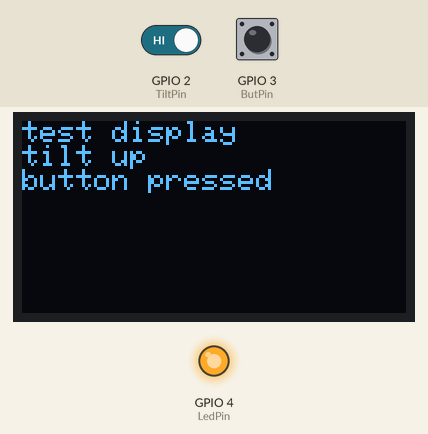
Recording of a sketch running on a simulated ESP32-C3. Parts: 128×64 one-colour display, output pins drawn as LEDs (lit = HIGH). Inputs (shaded band) come from the test bench; at power-on: GPIO 2 (TiltPin) HIGH, GPIO 3 (ButPin) HIGH. What the sketch prints to the serial monitor is not drawn.

Above: at 1.2 s.
1.3 s: GPIO 2 (TiltPin) driven LOW
At 2.0 s:
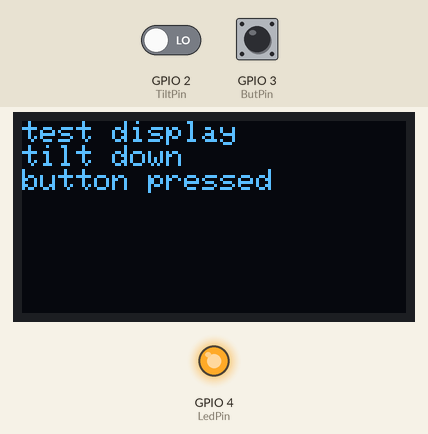
2.8 s: GPIO 3 (ButPin) pulled LOW for 0.15 s
At 2.91 s:
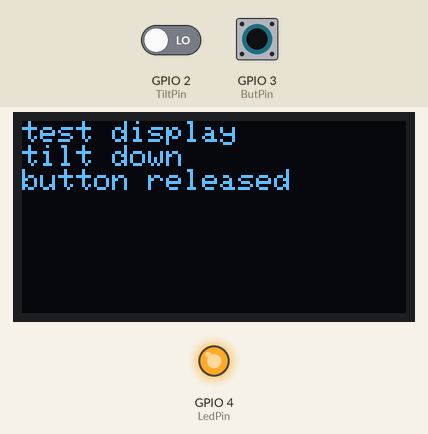
4.4 s: GPIO 3 (ButPin) pulled LOW for 3.2 s
9.1 s: GPIO 2 (TiltPin) driven HIGH
At 10.2 s:
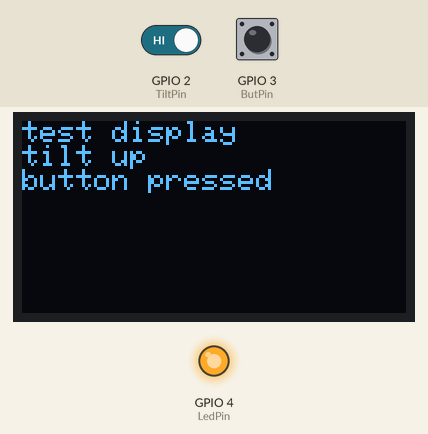
10.6 s: GPIO 3 (ButPin) pulled LOW for 1 s
At 11.4 s:
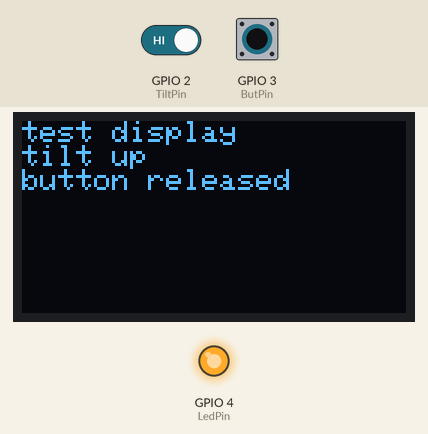
Timing chart, 0 to 13.6 s (numbered marks = the images above; inputs shaded):
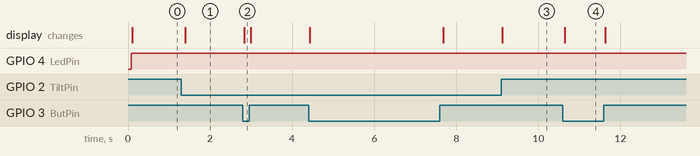

The sketch:

test_dado.ino
```cpp
#include <SPI.h>
#include <Wire.h>
#include <Adafruit_GFX.h>
#include <Adafruit_SSD1306.h>

#define SCREEN_WIDTH 128
#define SCREEN_HEIGHT 64
#define OLED_RESET    -1
#define SCREEN_ADDRESS 0x3C  // Try 0x3C or 0x3D depending on your module
Adafruit_SSD1306 display(SCREEN_WIDTH, SCREEN_HEIGHT, &Wire, OLED_RESET);

int TiltPin = 2;
int ButPin = 3;
int LedPin = 4;
int BuzPin = 0;

void setup() {
	Serial.begin(9600);
  if (!display.begin(SSD1306_SWITCHCAPVCC, SCREEN_ADDRESS)) {
    Serial.println("Display not found");
  }

  pinMode(TiltPin, INPUT_PULLUP);
  pinMode(ButPin, INPUT_PULLUP);
  pinMode(LedPin, OUTPUT);


}

void loop() {
	delay(50);
	String message="test display";
	if(digitalRead(TiltPin)){
		Serial.println("tilt up");
		message=message+"\ntilt up";
	}else{
		Serial.println("tilt down");
		message=message+"\ntilt down";
	}

	if(digitalRead(ButPin)){
		Serial.println("button pressed");
		message=message+"\nbutton pressed";
	}else{
		Serial.println("button released");
		message=message+"\nbutton released";
	}

	digitalWrite(LedPin, HIGH);

	display.clearDisplay();
	display.setTextColor(SSD1306_WHITE);
	display.setTextSize(1);
	display.setCursor(0, 0);
	display.println(message);
	display.display();
}

/* Per l'esp32-c3
#include <Wire.h>
#include <Adafruit_GFX.h>
#include <Adafruit_SSD1306.h>

// Display dimensions
#define SCREEN_WIDTH 128
#define SCREEN_HEIGHT 64
#define OLED_RESET    -1        // No reset pin
#define SCREEN_ADDRESS 0x3C     // Most common I2C address

// ESP32-C3 I2C pins (adjust if needed)
#define SDA_PIN 8
#define SCL_PIN 9

Adafruit_SSD1306 display(SCREEN_WIDTH, SCREEN_HEIGHT, &Wire, OLED_RESET);

void setup() {
  Serial.begin(115200);

  // Init I2C with explicit pins for ESP32-C3
  Wire.begin(SDA_PIN, SCL_PIN);

  // Init display
  if (!display.begin(SSD1306_SWITCHCAPVCC, SCREEN_ADDRESS)) {
    Serial.println("SSD1306 not found! Check wiring.");
    while (true);  // Halt
  }

  display.clearDisplay();

  display.setTextSize(2);               // Scale 2 = larger text
  display.setTextColor(SSD1306_WHITE);
  display.setCursor(10, 20);            // X, Y position
  display.println("Hello");

  display.setTextSize(1);               // Scale 1 = normal text
  display.setCursor(25, 45);
  display.println("ESP32-C3 OLED!");

  display.display();                    // Push buffer to screen
}

void loop() {
  // Nothing needed here
}
*/
```

Measured:
- after the input at 1.3 s, the display: changes after 0.09 s (image 1)
- after the input at 2.8 s, the display: changes at once (image 2)
- after the input at 9.1 s, the display: changes at once (image 3)
- after the input at 10.6 s, the display: changes at once (image 4)
